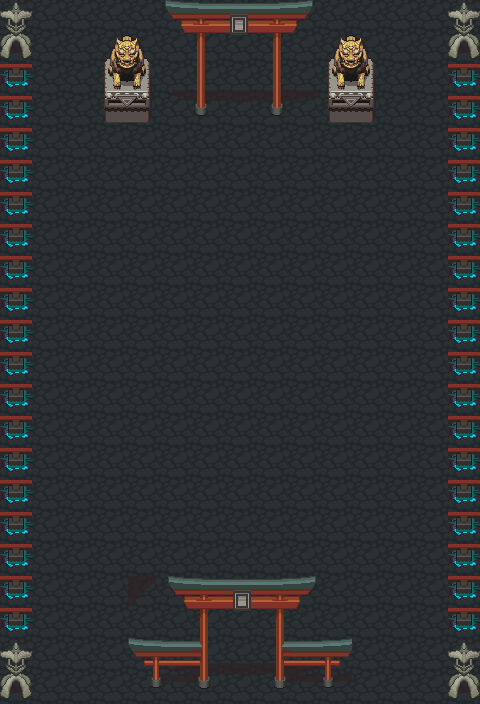

This game map was drawn from its Tiled (.tmx) file and the tilesets committed beside it. A one-line description and the trimmed map source follow:
An orthogonal 15x22 tile map with 32x32 px tiles, 3 tile layers (Theme, SB, Object ), 2 tilesets.

<map version="1.2" tiledversion="1.3.1" orientation="orthogonal" renderorder="right-down" compressionlevel="-1" width="15" height="22" tilewidth="32" tileheight="32" infinite="0" nextlayerid="10" nextobjectid="1">
 <tileset firstgid="1" name="ui" tilewidth="32" tileheight="32" tilecount="4" columns="4">
  <image source="ui.png" width="128" height="32" />
 </tileset>
 <tileset firstgid="5" name="build_atlas" tilewidth="32" tileheight="32" tilecount="1024" columns="32">
  <image source="build_atlas.png" width="1024" height="1024" />
 </tileset>
 <layer id="1" name="Theme" width="15" height="22">
  <data>[330 cells, 330 non-empty, 1 distinct tile ids]</data>
 </layer>
 <layer id="2" name="SB" width="15" height="22">
  <data>[330 cells, 104 non-empty, 57 distinct tile ids]</data>
 </layer>
 <layer id="3" name="Object " width="15" height="22">
  <data>[330 cells, 0 non-empty, 0 distinct tile ids]</data>
 </layer>
 <objectgroup id="4" name="Wall" />
 <objectgroup id="5" name="Kill" />
 <objectgroup id="7" name="Key" />
 <objectgroup id="8" name="Moving Wall" />
 <objectgroup id="9" name="Explode" />
</map>
